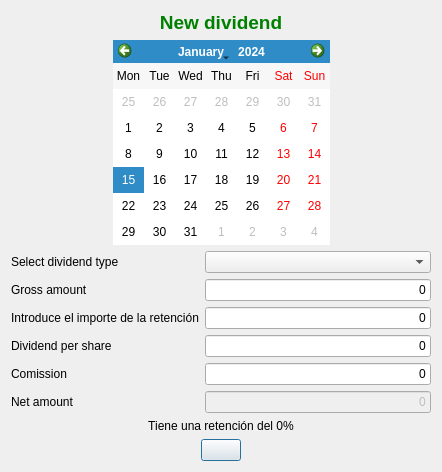
<?xml version="1.0" encoding="UTF-8"?>
<ui version="4.0">
 <class>frmDividendsAdd</class>
 <widget class="QDialog" name="frmDividendsAdd">
  <property name="windowModality">
   <enum>Qt::WindowModal</enum>
  </property>
  <property name="geometry">
   <rect>
    <x>0</x>
    <y>0</y>
    <width>442</width>
    <height>472</height>
   </rect>
  </property>
  <property name="windowTitle">
   <string>Dividends</string>
  </property>
  <property name="windowIcon">
   <iconset resource="../images/xulpymoney.qrc">
    <normaloff>:/xulpymoney/Money.png</normaloff>:/xulpymoney/Money.png</iconset>
  </property>
  <property name="modal">
   <bool>true</bool>
  </property>
  <layout class="QHBoxLayout" name="horizontalLayout_3">
   <item>
    <layout class="QVBoxLayout" name="verticalLayout">
     <item>
      <widget class="QLabel" name="lblTitulo">
       <property name="font">
        <font>
         <pointsize>14</pointsize>
         <weight>75</weight>
         <bold>true</bold>
        </font>
       </property>
       <property name="styleSheet">
        <string notr="true">color: rgb(0, 128, 0);</string>
       </property>
       <property name="text">
        <string>New dividend</string>
       </property>
       <property name="alignment">
        <set>Qt::AlignCenter</set>
       </property>
      </widget>
     </item>
     <item>
      <layout class="QHBoxLayout" name="horizontalLayout">
       <item>
        <spacer name="horizontalSpacer_2">
         <property name="orientation">
          <enum>Qt::Horizontal</enum>
         </property>
         <property name="sizeHint" stdset="0">
          <size>
           <width>40</width>
           <height>20</height>
          </size>
         </property>
        </spacer>
       </item>
       <item>
        <widget class="QCalendarWidget" name="cal">
         <property name="locale">
          <locale language="English" country="UnitedStates"/>
         </property>
         <property name="firstDayOfWeek">
          <enum>Qt::Monday</enum>
         </property>
         <property name="verticalHeaderFormat">
          <enum>QCalendarWidget::NoVerticalHeader</enum>
         </property>
        </widget>
       </item>
       <item>
        <spacer name="horizontalSpacer">
         <property name="orientation">
          <enum>Qt::Horizontal</enum>
         </property>
         <property name="sizeHint" stdset="0">
          <size>
           <width>40</width>
           <height>20</height>
          </size>
         </property>
        </spacer>
       </item>
      </layout>
     </item>
     <item>
      <layout class="QFormLayout" name="formLayout">
       <item row="1" column="0">
        <widget class="QLabel" name="lblLiquido_3">
         <property name="text">
          <string>Gross amount</string>
         </property>
        </widget>
       </item>
       <item row="2" column="0">
        <widget class="QLabel" name="lblLiquido_4">
         <property name="text">
          <string>Introduce el importe de la retención</string>
         </property>
        </widget>
       </item>
       <item row="2" column="1">
        <widget class="myQLineEdit" name="txtRetencion">
         <property name="sizePolicy">
          <sizepolicy hsizetype="Expanding" vsizetype="Fixed">
           <horstretch>0</horstretch>
           <verstretch>0</verstretch>
          </sizepolicy>
         </property>
         <property name="text">
          <string>0</string>
         </property>
         <property name="alignment">
          <set>Qt::AlignRight|Qt::AlignTrailing|Qt::AlignVCenter</set>
         </property>
        </widget>
       </item>
       <item row="3" column="0">
        <widget class="QLabel" name="lblLiquido_5">
         <property name="text">
          <string>Dividend per share</string>
         </property>
        </widget>
       </item>
       <item row="3" column="1">
        <widget class="myQLineEdit" name="txtDPA">
         <property name="sizePolicy">
          <sizepolicy hsizetype="Expanding" vsizetype="Fixed">
           <horstretch>0</horstretch>
           <verstretch>0</verstretch>
          </sizepolicy>
         </property>
         <property name="text">
          <string>0</string>
         </property>
         <property name="alignment">
          <set>Qt::AlignRight|Qt::AlignTrailing|Qt::AlignVCenter</set>
         </property>
        </widget>
       </item>
       <item row="4" column="0">
        <widget class="QLabel" name="lblLiquido">
         <property name="text">
          <string>Comission</string>
         </property>
        </widget>
       </item>
       <item row="4" column="1">
        <widget class="myQLineEdit" name="txtComision">
         <property name="sizePolicy">
          <sizepolicy hsizetype="Expanding" vsizetype="Fixed">
           <horstretch>0</horstretch>
           <verstretch>0</verstretch>
          </sizepolicy>
         </property>
         <property name="text">
          <string>0</string>
         </property>
         <property name="alignment">
          <set>Qt::AlignRight|Qt::AlignTrailing|Qt::AlignVCenter</set>
         </property>
        </widget>
       </item>
       <item row="5" column="0">
        <widget class="QLabel" name="lblLiquido_7">
         <property name="text">
          <string>Net amount</string>
         </property>
        </widget>
       </item>
       <item row="5" column="1">
        <widget class="myQLineEdit" name="txtNeto">
         <property name="enabled">
          <bool>false</bool>
         </property>
         <property name="sizePolicy">
          <sizepolicy hsizetype="Expanding" vsizetype="Fixed">
           <horstretch>0</horstretch>
           <verstretch>0</verstretch>
          </sizepolicy>
         </property>
         <property name="text">
          <string>0</string>
         </property>
         <property name="alignment">
          <set>Qt::AlignRight|Qt::AlignTrailing|Qt::AlignVCenter</set>
         </property>
         <property name="readOnly">
          <bool>true</bool>
         </property>
        </widget>
       </item>
       <item row="0" column="0">
        <widget class="QLabel" name="label">
         <property name="text">
          <string>Select dividend type</string>
         </property>
        </widget>
       </item>
       <item row="0" column="1">
        <widget class="QComboBox" name="cmb">
         <property name="sizePolicy">
          <sizepolicy hsizetype="Expanding" vsizetype="Fixed">
           <horstretch>0</horstretch>
           <verstretch>0</verstretch>
          </sizepolicy>
         </property>
        </widget>
       </item>
       <item row="1" column="1">
        <widget class="myQLineEdit" name="txtBruto">
         <property name="sizePolicy">
          <sizepolicy hsizetype="Expanding" vsizetype="Fixed">
           <horstretch>0</horstretch>
           <verstretch>0</verstretch>
          </sizepolicy>
         </property>
         <property name="text">
          <string>0</string>
         </property>
         <property name="alignment">
          <set>Qt::AlignRight|Qt::AlignTrailing|Qt::AlignVCenter</set>
         </property>
        </widget>
       </item>
      </layout>
     </item>
     <item>
      <widget class="QLabel" name="lblTPC">
       <property name="text">
        <string>Tiene una retención del 0%</string>
       </property>
       <property name="alignment">
        <set>Qt::AlignCenter</set>
       </property>
      </widget>
     </item>
     <item>
      <layout class="QHBoxLayout" name="horizontalLayout_2">
       <item>
        <spacer name="horizontalSpacer_3">
         <property name="orientation">
          <enum>Qt::Horizontal</enum>
         </property>
         <property name="sizeHint" stdset="0">
          <size>
           <width>40</width>
           <height>20</height>
          </size>
         </property>
        </spacer>
       </item>
       <item>
        <widget class="QPushButton" name="cmd"/>
       </item>
       <item>
        <spacer name="horizontalSpacer_4">
         <property name="orientation">
          <enum>Qt::Horizontal</enum>
         </property>
         <property name="sizeHint" stdset="0">
          <size>
           <width>40</width>
           <height>20</height>
          </size>
         </property>
        </spacer>
       </item>
      </layout>
     </item>
    </layout>
   </item>
  </layout>
  <action name="actionOperationAdd">
   <property name="icon">
    <iconset>
     <normaloff>:/xulpmoney/document-edit.png</normaloff>:/xulpmoney/document-edit.png</iconset>
   </property>
   <property name="text">
    <string>Nuevo movimiento</string>
   </property>
  </action>
  <action name="actionOperationDelete">
   <property name="icon">
    <iconset>
     <normaloff>:/xulpmoney/list-remove.png</normaloff>:/xulpmoney/list-remove.png</iconset>
   </property>
   <property name="text">
    <string>Borrar el movimiento</string>
   </property>
  </action>
  <action name="actionTarjetaNueva">
   <property name="icon">
    <iconset>
     <normaloff>:/xulpmoney/contact-new.png</normaloff>:/xulpmoney/contact-new.png</iconset>
   </property>
   <property name="text">
    <string>Nueva Tarjeta</string>
   </property>
  </action>
  <action name="actionTarjetaBorrar">
   <property name="icon">
    <iconset>
     <normaloff>:/xulpmoney/list-remove.png</normaloff>:/xulpmoney/list-remove.png</iconset>
   </property>
   <property name="text">
    <string>Borrar Tarjeta</string>
   </property>
  </action>
  <action name="actionOperTarjetaNueva">
   <property name="icon">
    <iconset>
     <normaloff>:/xulpmoney/document-edit.png</normaloff>:/xulpmoney/document-edit.png</iconset>
   </property>
   <property name="text">
    <string>Nueva Operación de Tarjeta</string>
   </property>
  </action>
  <action name="actionOperTarjetaBorrar">
   <property name="icon">
    <iconset>
     <normaloff>:/xulpmoney/list-remove.png</normaloff>:/xulpmoney/list-remove.png</iconset>
   </property>
   <property name="text">
    <string>Borrar Operación de Tarjeta</string>
   </property>
  </action>
 </widget>
 <customwidgets>
  <customwidget>
   <class>myQLineEdit</class>
   <extends>QLineEdit</extends>
   <header location="global">myqlineedit</header>
  </customwidget>
 </customwidgets>
 <tabstops>
  <tabstop>cal</tabstop>
  <tabstop>cmb</tabstop>
  <tabstop>txtBruto</tabstop>
  <tabstop>txtRetencion</tabstop>
  <tabstop>txtDPA</tabstop>
  <tabstop>txtComision</tabstop>
  <tabstop>cmd</tabstop>
  <tabstop>txtNeto</tabstop>
 </tabstops>
 <resources>
  <include location="../images/xulpymoney.qrc"/>
 </resources>
 <connections/>
</ui>
